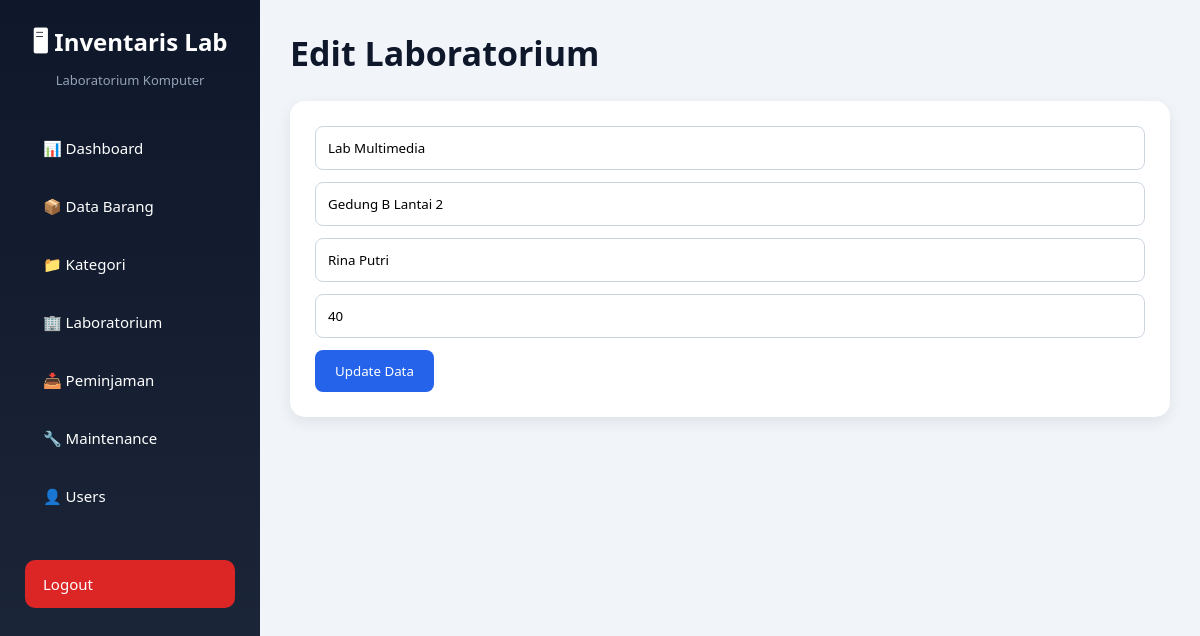
The app's page /inventaris_lab_project2/frontend/pages/edit_laboratorium.php?id=4 (signed in) with its own data.
### tables this page shows
CREATE TABLE `laboratorium` (
  `id_lab` int(11) NOT NULL,
  `nama_lab` varchar(100) NOT NULL,
  `lokasi` varchar(100) DEFAULT NULL,
  `penanggung_jawab` varchar(100) DEFAULT NULL,
  `kapasitas` int(11) NOT NULL
);

### inventaris_lab_project2/frontend/pages/edit_laboratorium.php (the view, shortened to what this page needs)
<?php
include "../../backend/config/koneksi.php";
$id = $_GET['id'];
$data = mysqli_query(
    $conn,
    "SELECT * FROM laboratorium WHERE id_lab='$id'"
);
$lab = mysqli_fetch_assoc($data);
?>
<!DOCTYPE html>
<html>
<head>
<link rel="stylesheet" href="../assets/css/style.css">
</head>
<body>
<div class="container">
<?php include "../templates/sidebar.php"; ?>
<div class="content">
<h1 class="page-title">Edit Laboratorium</h1>
<div class="card-form">
<form method="POST">
<input
type="text"
name="nama_lab"
value="<?= $lab['nama_lab']; ?>"
required
>
<input
type="text"
name="lokasi"
value="<?= $lab['lokasi']; ?>"
required
>
<input
type="text"
name="penanggung_jawab"
value="<?= $lab['penanggung_jawab']; ?>"
required
>
<input
type="number"
name="kapasitas"
value="<?= $lab['kapasitas']; ?>"
required
>
<button
type="submit"
name="update"
class="btn-primary"
>
Update Data </button>
</form>
</div>
</div>
</div>
</body>
</html>

### inventaris_lab_project2/frontend/assets/css/style.css (style rules this page uses)
* { margin:0; padding:0; box-sizing:border-box; font-family:'Segoe UI',sans-serif; }
body { background:#f1f5f9; }
.container { display:flex; min-height:100vh; }
.content { margin-left:260px; width:100%; padding:30px; }
.page-title { font-size:34px; color:#0f172a; margin-bottom:25px; }
form { background:white; padding:25px; border-radius:15px; margin-bottom:25px; box-shadow:0 5px 15px rgba(0,0,0,0.08); }
input, select, textarea { width:100%; padding:12px; border:1px solid #cbd5e1; border-radius:8px; margin-bottom:12px; }
button { background:#2563eb; color:white; border:none; padding:12px 20px; border-radius:8px; cursor:pointer; }

### records on screen
laboratorium: nama_lab "Lab Multimedia", lokasi "Gedung B Lantai 2", penanggung_jawab "Rina Putri", kapasitas "40"
